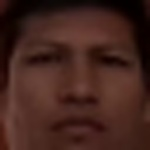
#> input picture DataFacial/David/rostro_107.jpg, 150 x 150 px, given in place of realmonitor?channel=1&subtype=0&unicast=true, which was not available
$ python capRostro.py
#> lines starting #> are read from the running program, lines starting #| are printed output that depends on the picture; pictures that were not available may be replaced by others from this repository, and a replacement may not be noted
import cv2
import os
import imutils

nombrePer = 'David'
dataPath = 'D:/Programacion/CarpPython/ProyRecFacial/DataFacial'
perPath = dataPath + '/' + nombrePer

if not os.path.exists(perPath):
	os.makedirs(perPath)

cap = cv2.VideoCapture('rtsp://admin:parlanchin123@192.168.0.108:80/cam/realmonitor?channel=1&subtype=0&unicast=true')

faceClassif = cv2.CascadeClassifier(cv2.data.haarcascades+'haarcascade_frontalface_default.xml')
count = 0

while True:

	ret, frame = cap.read()
#> frame is the input picture: shape (150, 150, 3); mean B, G, R 30, 37, 67.6
	if ret == False: break
	frame =  imutils.resize(frame, width=640)
#> frame: shape (640, 640, 3)
	gray = cv2.cvtColor(frame, cv2.COLOR_BGR2GRAY)
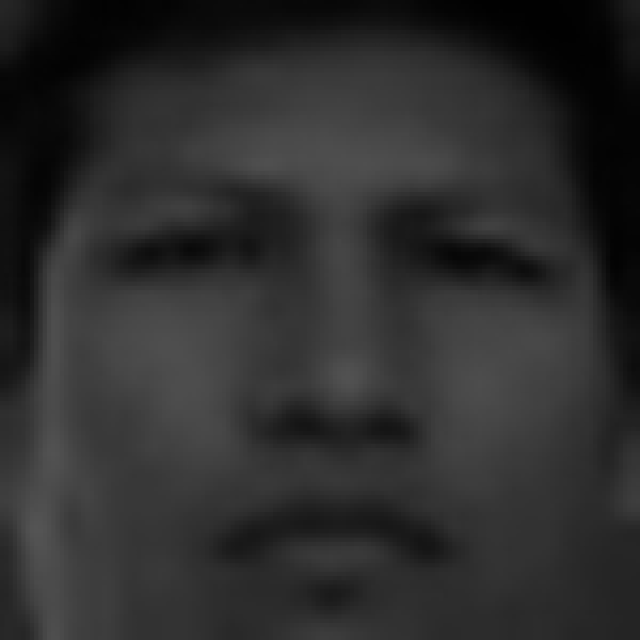
#> gray: shape (640, 640); min 1, max 84, mean 45.3
	auxFrame = frame.copy()

	faces = faceClassif.detectMultiScale(gray,1.3,5)
#> faces = [[49, 36, 550, 550]]

	for (x,y,w,h) in faces:
		cv2.rectangle(frame, (x,y),(x+w,y+h),(0,255,0),2)
		rostro = auxFrame[y:y+h,x:x+w]
		rostro = cv2.resize(rostro,(150,150),interpolation=cv2.INTER_CUBIC)
		cv2.imwrite(perPath + '/rostro_{}.jpg'.format(count),rostro)
		count +=1
#> this loop made 1 pass
#> (x, y, w, h, count) on pass 1: (49, 36, 550, 550, 1)
#> pass 1, `rostro = auxFrame[y:y+h,x:x+w]`:
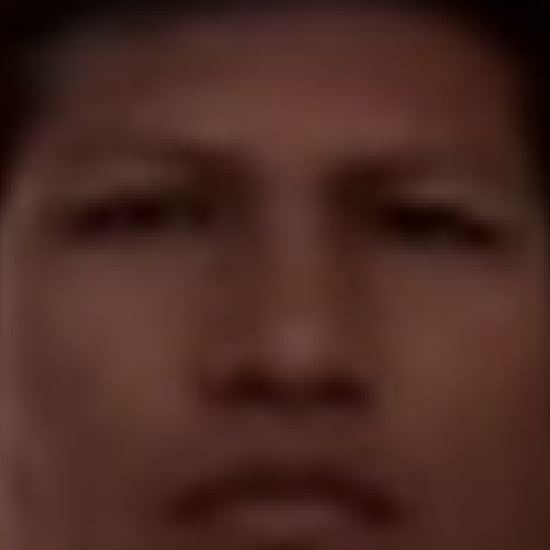
#> rostro: shape (550, 550, 3); mean B, G, R 33.9, 41.5, 74.2
#> after the loop:
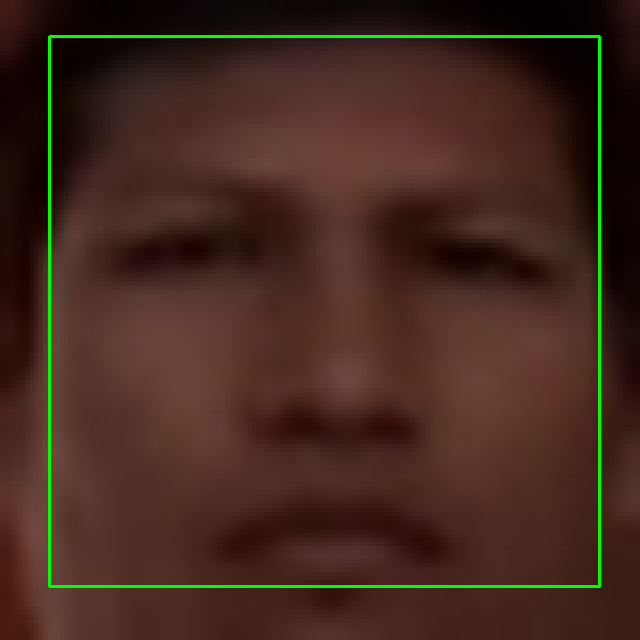
#> frame: shape (640, 640, 3); mean B, G, R 29.6, 40.6, 66.7
#> after the loop, count = 1
	cv2.imshow('frame', frame)

	k =  cv2.waitKey(1)
#> (key Esc is pressed here)
	if k == 27 or count >= 300:
		break

cap.release()
cv2.destroyAllWindows()

$ run again, on DataFacial/David/rostro_108.jpg
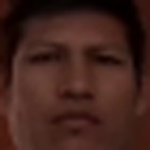
#> input picture DataFacial/David/rostro_108.jpg, 150 x 150 px, given in place of realmonitor?channel=1&subtype=0&unicast=true, which was not available
#> frame is the input picture: shape (150, 150, 3); mean B, G, R 28.5, 35.4, 65.9
#> `gray = cv2.cvtColor(frame, cv2.COLOR_BGR2GRAY)`:
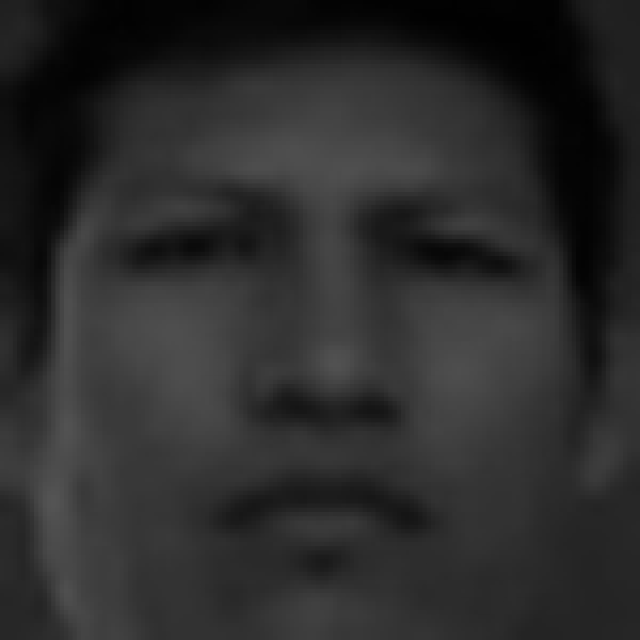
#> gray: shape (640, 640); min 1, max 84, mean 43.7
#> faces = [[45, 40, 545, 545]]
#> the loop `for (x,y,w,h) in faces:` made 1 pass
#> (x, y, w, h, count) on pass 1: (45, 40, 545, 545, 1)
#> after the loop `for (x,y,w,h) in faces:`:
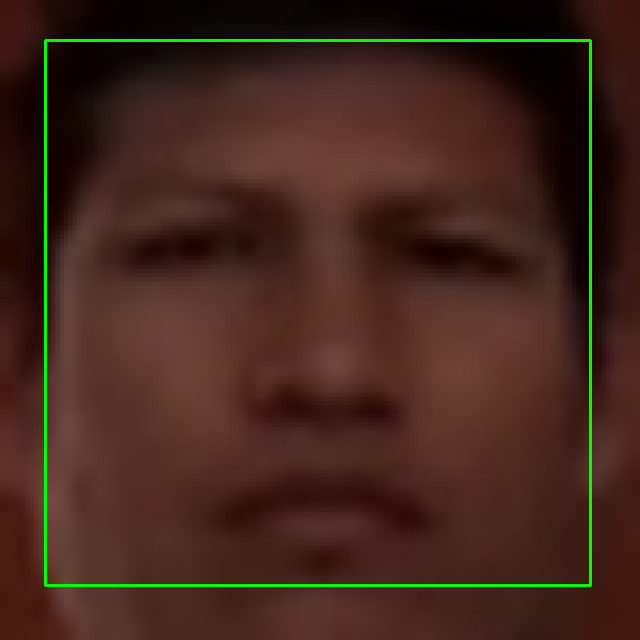
#> frame: shape (640, 640, 3); mean B, G, R 28.2, 39.1, 65.1
#> after the loop `for (x,y,w,h) in faces:`: count = 1
